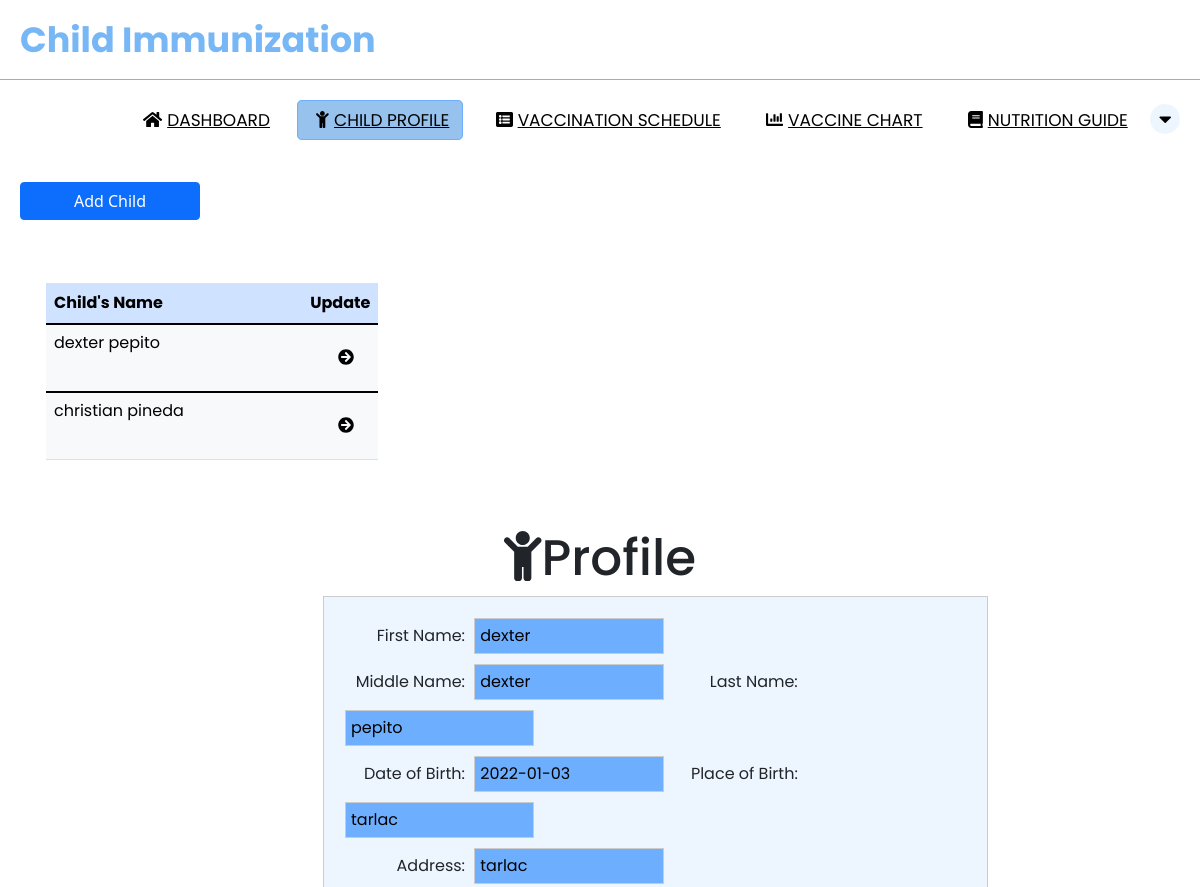
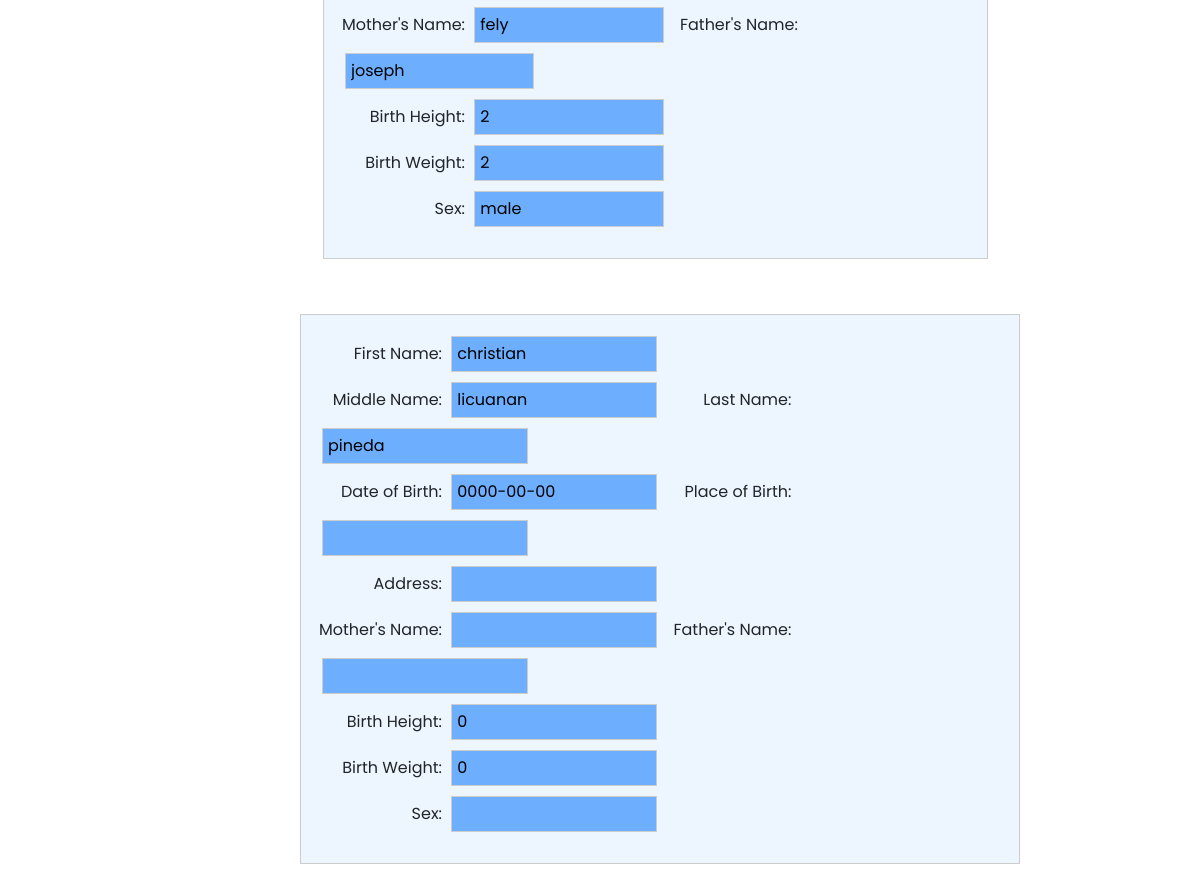
The app's page /parent_child.php (signed in) with its own data (2 pictures, top to bottom).
### tables this page shows
CREATE TABLE `child_tbl` (
  `child_id` int(11) NOT NULL,
  `parent_id` int(11) NOT NULL,
  `firstname` varchar(50) NOT NULL,
  `lastname` varchar(50) NOT NULL,
  `middlename` varchar(50) NOT NULL,
  `dateofbirth` date NOT NULL,
  `placeofbirth` varchar(100) NOT NULL,
  `address` varchar(50) NOT NULL,
  `fathername` varchar(50) NOT NULL,
  `mothername` varchar(50) NOT NULL,
  `birthheight` int(11) NOT NULL,
  `birthweight` int(11) NOT NULL,
  `sex` varchar(50) NOT NULL
);

### PHP/functions.php (called while the page is built, shortened)
<?php
function check_login($con)
{
    if (isset($_SESSION['parent_id'])) {
        $parent_id = $_SESSION['parent_id'];
        $query = "SELECT * FROM parent_tbl where parent_id = '$parent_id' limit 1";
        $result = mysqli_query($con, $query);
        if ($result && mysqli_num_rows($result) > 0) {
            $user_data = mysqli_fetch_assoc($result);
            return $user_data;
        }
    }
}

### parent_child.php (the view, shortened to what this page needs)
<?php
include "PHP/connection.php";
include "PHP/functions.php";
$user_data = check_login($con);
$parent_id = $user_data['parent_id'];
?>
<!DOCTYPE html>
<html lang="en">
<head>
    <link rel="stylesheet" href="https://cdnjs.cloudflare.com/ajax/libs/font-awesome/4.7.0/css/font-awesome.min.css">
    <link href="https://cdn.jsdelivr.net/npm/bootstrap@5.1.3/dist/css/bootstrap.min.css" rel="stylesheet">
    <link rel="stylesheet" href="CSS/parent_child.css">
</head>
<body>
<nav>
  <label class="logo">Child Immunization</label>
  <ul>
    <li><a href="parent_index.php"><i class="fas fa-home" id="icon"></i>Dashboard</a></li>
    <li><a href="parent_child.php" class="active"><i class="fas fa-child"  id="icon"></i>Child Profile</a></li>
    <li><a href="parent_vaccine_schedule.php"><i class="fas fa-list-alt"  id="icon"></i>Vaccination Schedule</a></li>
    <li><a href="parent_chart.php"><i class="fa fa-chart-bar"  id="icon"></i>Vaccine Chart</a></li>
    <li><a href="parent_guide.php"><i class="fas fa-book"  id="icon"></i>Nutrition Guide</a></li>
    <div class="dropdown">
      <button class="dropbtn"><i class="fa fa-caret-down"></i></button>
    </div>
  </ul>
</nav>
<button type="button" class="btn btn-primary" data-bs-toggle="modal" data-bs-target="#addUser">
Add Child
</button>
<div class="container">
  </div>
<div class="container">
    <table id="example" class="table table-primary table-hover" style="width:30%;">
        <thead>
            <tr>
              <th>Child's Name</th>
              <th style="width: 10%">Update</th>
            </tr>
        </thead>
        <tbody class="table table-light" style="line-height: 20px">
            <?php
            $sql = "SELECT * FROM child_tbl where parent_id='$parent_id'";
            $stmt = $con->prepare($sql);
            $stmt->execute();
            $result = $stmt->get_result();
            while ($row = $result->fetch_assoc()) { ?>
            <tr>
                <td><?php echo $row['firstname'] . "  " . $row['lastname']; ?></td>
                <td><button id="id-<?php echo $row['child_id']; ?>" type="button" class="btn btn-primary editbtn" style="color: black; border: none">
                <i class="fa fa-arrow-circle-right"></i>
                </button></td>
            </tr>
            <?php }
            ?>
        </tbody>
    </table>
</div>
<div class="container">
<h2><i class="fa fa-child"></i>Profile</h2>
<?php
$sql = "SELECT * FROM child_tbl where parent_id='$parent_id'";
$stmt = $con->prepare($sql);
$stmt->execute();
$result = $stmt->get_result();
$child_ids = [];
while ($row = $result->fetch_assoc()) {
    $child_ids[] = $row['child_id'];
}
foreach ($child_ids as $value) {
    $sql = "SELECT * FROM child_tbl where child_id='$value'";
    $stmt = $con->prepare($sql);
    $stmt->execute();
    $result = $stmt->get_result();
    while ($row = mysqli_fetch_assoc($result)) { ?>
<form class="form-inline-1" action="/action_page.php"  style="border:1px solid #ccc">
<div class="container">
    <label class="label">First Name:</label>
    <input type="text" value=<?php if (isset($row['firstname'])) {
        echo $row['firstname'];
    } ?>>
<br>
    <label class="label">Middle Name:</label>
    <input type="text" value=<?php if (isset($row['middlename'])) {
        echo $row['middlename'];
    } ?>>
    <label class="label">Last Name:</label>
    <input type="text" value=<?php if (isset($row['lastname'])) {
        echo $row['lastname'];
    } ?>>
<br>
    <label class="label">Date of Birth:</label>
    <input type="text" value=<?php if (isset($row['dateofbirth'])) {
        echo $row['dateofbirth'];
    } ?>>
    <label for="pwd" class="label">Place of Birth:</label>
    <input type="text" value=<?php if (isset($row['placeofbirth'])) {
        echo $row['placeofbirth'];
    } ?>>
<br>
    <label class="label">Address:</label>
    <input type="text" value=<?php if (isset($row['address'])) {
        echo $row['address'];
    } ?>>
<br>
    <label class="label">Mother's Name:</label>
    <input type="text" value=<?php if (isset($row['mothername'])) {
        echo $row['mothername'];
    } ?>>
    <label for="pwd" class="label">Father's Name:</label>
    <input type="text" value=<?php if (isset($row['fathername'])) {
        echo $row['fathername'];
    } ?>>
<br>
    <label class="label">Birth Height:</label>
    <input type="text" value=<?php if (isset($row['birthheight'])) {
        echo $row['birthheight'];
    } ?>>
<br>
    <label for="pwd" class="label"> Birth Weight:</label>
    <input type="text" value=<?php if (isset($row['birthweight'])) {
        echo $row['birthweight'];
    } ?>>
<br>
    <label  class="label">Sex:</label>
    <input type="text" value=<?php if (isset($row['sex'])) {
        echo $row['sex'];
    } ?>>
    </div>
    </div>
</form>
<br>
<?php }
}
?>
</body>
</html>

### CSS/parent_child.css (style rules this page uses)
* { padding: 0; margin: 0; text-decoration: none; list-style: none; box-sizing: border-box; font-family: 'Poppins' , sans-serif; }
nav { background: #ffffff; height: 80px; width: 100%; border-bottom: 1px solid #77b7f6; }
.logo { color: #000000; font-size: 35px; line-height: 80px; padding: 0 20px; font-weight: bold; }
nav ul { float: right; margin-right: 20px; }
nav ul li { display: inline-block; line-height: 80px; margin: 0 5px; }
nav ul li a { color: #000000; font-size: 17px; padding: 7px 13px; border-radius: 5px; text-transform: uppercase; }
#icon { display: inline-block; text-align: center; margin: 0 5px; }
a.active, a:hover { background:#97c2ee; border: 1px solid #6daffe; transition: .3s; }
.dropbtn { border-radius: 50%; background-color: #edf6ff; width: 30px; margin-top: 20px; color: #000000; padding: 0; font-size: 20px; border: none; cursor: pointer; }
.dropdown { position: relative; display: inline-block; }
.form-inline-1 { margin-left: 25%; margin-top: 5px; width: 60%; background-color: #edf6ff; }
h2 { font-size: 50px; margin-top: 10px; text-align: center; }
input[type=text] { padding: 5px; margin: 5px; display: inline-block; border: 1px solid #ccc; box-sizing: border-box; justify-content: center; align-items: center; background-color: #6daffe; width: 30%; }
.container { margin-bottom: 10px; align-items: center; }
.label { display: inline-block; width: 125px; text-align: right; }
button { background-color: #6daffe; color: white; padding: 5px 10px; margin: 5px 0; cursor: pointer; }
.btn { margin-left: 20px; width: 15%; }
.container { padding: 16px; }

### records on screen
child_tbl: firstname "dexter", lastname "pepito", middlename "dexter", dateofbirth "2022-01-03", placeofbirth "tarlac", address "tarlac", mothername "fely", fathername "joseph", birthheight "2", birthweight "2", sex "male"
child_tbl: firstname "christian", lastname "pineda", middlename "licuanan", dateofbirth "0000-00-00", birthheight "0", birthweight "0"
